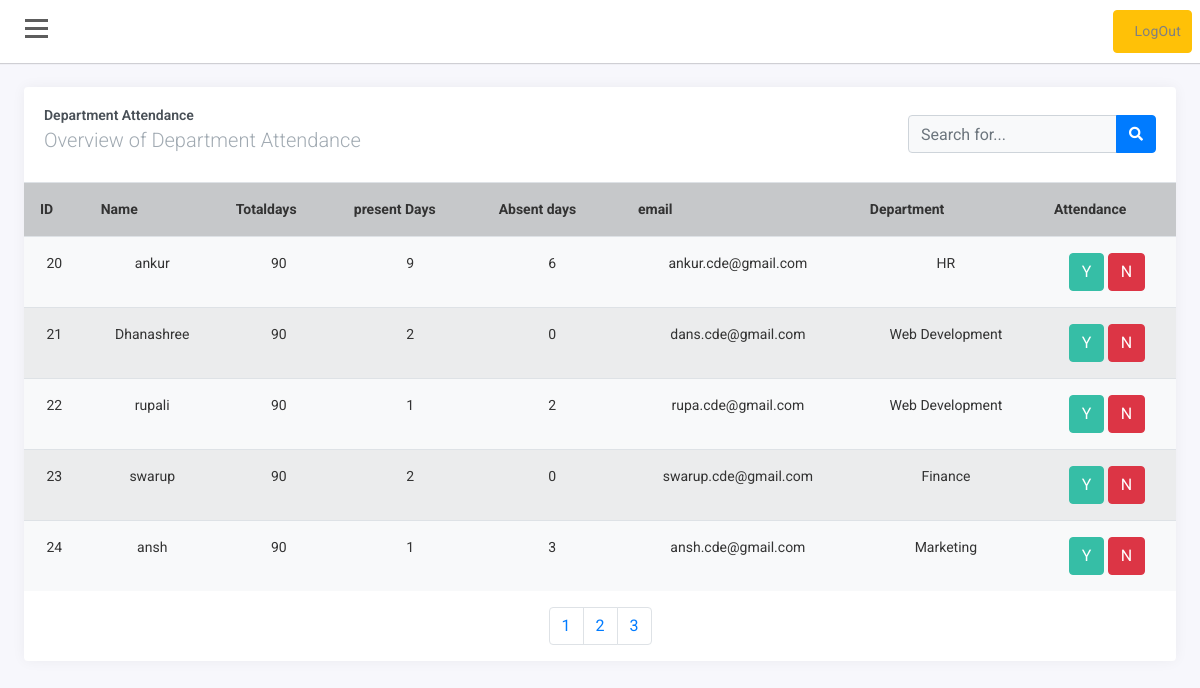
The app's page /admin/attendance2.php (signed in) with its own data.
### tables this page shows
CREATE TABLE `attendance` (
  `id` int(11) DEFAULT NULL,
  `name` varchar(100) DEFAULT NULL,
  `totaldays` int(11) DEFAULT NULL,
  `present` int(11) DEFAULT 0,
  `absent` int(11) DEFAULT 0,
  `email` varchar(100) DEFAULT NULL,
  `dept` varchar(100) DEFAULT NULL,
  `status` varchar(100) DEFAULT NULL
);

### admin/attendance2.php (the view, shortened to what this page needs)
<?php
$e= $_SESSION['legitEmail'];
$servername = "localhost";
$username = "root";
$password = "";
$dbname = "intern";
$conn = new mysqli($servername, $username, $password, $dbname);
$page=$_GET["page"];
if($page=="" || $page=="1"){
    $page1=0;
}else{
    $page1=($page*5)-5;
}
?>
<!doctype html>
<html lang="en">
<head>
    <link rel="stylesheet" href="https://stackpath.bootstrapcdn.com/bootstrap/4.1.3/css/bootstrap.min.css"
>
    <link rel="stylesheet" href="https://use.fontawesome.com/releases/v5.7.2/css/all.css"
>
    <link rel="stylesheet" href="css/style.css">
</head>
<body>
    <div id="wrapper">
                    <?php
  $query = $conn->query("SELECT `dp` from `alogin` where email='".$e."'");
  ?>
        <div id="page-content-wrapper">
            <div id="content">
                <div class="container-fluid p-0 px-lg-0 px-md-0">
                    <nav class="navbar navbar-expand navbar-light my-navbar sticky-top">
                        <div type="button" id="bar" class="nav-icon1 hamburger animated fadeInLeft is-closed"
                            data-toggle="offcanvas">
                            <span></span>
                            <span></span>
                            <span></span>
                        </div>
                        <ul class="navbar-nav ml-auto">
                            <li class="nav-item" style="padding: 8px;">
                                <a href="logout.php" class="btn btn-warning">LogOut</a>
                            </li>
                        </ul>
                    </nav>
                    <div class="container-fluid px-lg-4">
                        <div class="row">
                            <div class="col-md-12 mt-4">
                                <div class="card">
                                    <div class="card-body">
                                        <div class="d-md-flex align-items-center">
                                            <div>
                                                <h4 class="card-title">Department Attendance</h4>
                                                <h5 class="card-subtitle">Overview of Department Attendance</h5>
                                            </div>
                                            <form class="d-sm-inline-block form-inline navbar-search ml-auto"
                                                method="POST" action="">
                                                <div class="input-group">
                                                    <input type="search" class="form-control bg-light "
                                                        placeholder="Search for..." autocomplete="on"
                                                        aria-label="Search" name="q">
                                                    <div class="input-group-append">
                                                        <button class="btn btn-primary" type="submit" name="search">
                                                            <i class="fas fa-search fa-sm"></i>
                                                        </button>
                                                    </div>
                                                </div>
                                            </form>
                                        </div>
                                    </div>
                                    <div class="table-responsive">
                                        <table class="table table-striped bg-light small">
                                            <tr class="table-dark">
                                                <th> ID </th>
                                                <th> Name </th>
                                                <th> Totaldays </th>
                                                <th> present Days</th>
                                                <th> Absent days</th>
                                                <th> email</th>
                                                <th> Department</th>
                                                <th> Attendance</th>
                                            </tr>
                                            <?php
                                            include('conn.php');
                                                if($_SESSION['legitDepartment']=='ALL'){
                                                    if(isset($_POST['search'])){
                                                        $q=$_POST['q'];
                                                        $query="SELECT * FROM `attendance` where (`id` like '%$q%' OR `name` like '%$q%' OR `email` like '%$q%' OR `dept` like '%$q%')
                                                        AND  (`status`='Active') limit $page1,5";
                                                    }
                                                    else{
                                                      $query="SELECT * FROM `attendance` where  `status`='Active' limit $page1,5";
                                                    }
                                                }
                                                $query_run= mysqli_query($con,$query);
                                                while($res = mysqli_fetch_array($query_run)){
                                            ?>
                                            <tr class="text-center">
                                                <td> <?php echo $res['id'];  ?> </td>
                                                <td> <?php echo $res['name'];  ?> </td>
                                                <td> <?php echo $res['totaldays'];  ?> </td>
                                                <td> <?php echo $res['present'];  ?> </td>
                                                <td> <?php echo $res['absent'];  ?> </td>
                                                <td> <?php echo $res['email'];  ?> </td>
                                                <td> <?php echo $res['dept'];  ?> </td>
                                                <td> <button class="btn-success btn text-danger"><a
                                                            href="./markpresent.php? id=<?php echo $res['id']; ?>"
                                                            class="text-white"> Y</a></button>
                                                    <button class="btn-danger btn text-primary"><a
                                                            href="./markabsent.php? id=<?php echo $res['id']; ?>"
                                                            class="text-white"> N </a></button>
                                                </td>
                                            </tr>
                                            <?php
                                                }
                                            ?>
                                        </table>
                                        <nav aria-label="Page navigation example">
                                            <ul class="pagination justify-content-center">
                                                <?php
                                                if($_SESSION['legitDepartment']=='ALL'){
                                                    if(isset($_POST['search'])){
                                                        $q=$_POST['q'];
                                                        $sql="SELECT * FROM `attendance` where `id` like '%$q%' OR `name` like '%$q%' OR `email` like '%$q%' OR `dept` like '%$q%' AND  `status`='Active'";
                                                    }
                                                    else{
                                                      $sql="SELECT * FROM `attendance` where  `status`='Active'";
                                                    }
                                                }
                                                $data = mysqli_query($conn,$sql);
                                                if($data){
                                                    $row=mysqli_num_rows($data);
                                                    $a=$row/5;
                                                    $a=ceil($a);
                                                    for($b=1;$b<=$a;$b++){
                                                        echo '<li class="page-item"><a class="page-link" href="attendance2.php?page='.$b.'">'.$b.'</a></li>';
                                                    }
                                                }
                                            ?>
                                            </ul>
                                        </nav>
                                    </div>
                                </div>
                            </div>
                        </div>
                    </div>
                </div>
            </div>
        </div>
    </div>
</body>
</html>

### admin/css/style.css (style rules this page uses)
body { position: relative; overflow-x:hidden; background: #f7f7fc; font-family: 'Roboto', sans-serif; }
body, html { height: 100%; }
.navbar-nav > li > a ,.submenu-box ul li a { color:gray!important; text-transform: capitalize; font-size: 14px; padding:10px 10px 10px 20px!important; display: block; font-weight: 400; position: relative; z-index: 2; font-family: 'Roboto', sans-serif; letter-spacing: .2px; }
.navbar-nav li { display:block!important; margin:2px 0px; }
#page-content-wrapper { width: 100%; transition: all 0.5s ease; }
.nav-icon1 { z-index: 999; position:relative; display: block; width:23px; margin:0px 30px 0px 25px; cursor:pointer; height: 25px; }
.nav-icon1 span { position:absolute; top:0; width:100%; height:3px; cursor:pointer; background-color:#5d5d5d; left:0; transform:rotate(0deg); transition:.30s ease-in-out; }
.nav-icon1 span:nth-of-type(1) { top:0; }
.nav-icon1 span:nth-of-type(2) { top:8px; }
.nav-icon1 span:nth-of-type(3) { top:16px; }
.my-navbar { padding:0px; background-color:white; box-shadow: 0 1px 1px 0 rgba(0,0,0,.16); }
.card { margin-bottom: 24px; border:none; box-shadow: 0 0 0.875rem 0 rgba(33,37,41,.05); }
.card-body { flex: 1 1 auto; min-height: 1px; padding: 1.25rem; }
.card-title { font-size: .875rem; color: #495057; }
.btn-success { color: #fff; background-color: #36bea6; border-color: #36bea6; }
.card .card-title { position: relative; font-weight: 600; margin-bottom: 10px; }
.card .card-subtitle { font-weight: 300; margin-bottom: 10px; color: #a1aab2; margin-top: -0.375rem; }
.table td, .table th { padding: 1rem; font-size:14px; color:#333; vertical-align: top; border-top: 1px solid #dee2e6; }

### records on screen
attendance: id "20", name "ankur", totaldays "90", present "9", absent "6", email "ankur.cde@gmail.com", dept "HR"
attendance: id "21", name "Dhanashree", totaldays "90", present "2", absent "0", email "dans.cde@gmail.com", dept "Web Development"
attendance: id "22", name "rupali", totaldays "90", present "1", absent "2", email "rupa.cde@gmail.com", dept "Web Development"
attendance: id "23", name "swarup", totaldays "90", present "2", absent "0", email "swarup.cde@gmail.com", dept "Finance"
attendance: id "24", name "ansh", totaldays "90", present "1", absent "3", email "ansh.cde@gmail.com", dept "Marketing"
